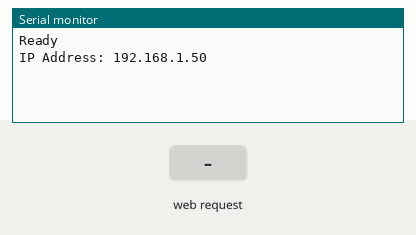
The sketch below on a simulated ESP32. Parts: the last lines printed to the serial monitor. The test bench sets the inputs (shaded band). WiFi joins after 1.5 s; servers stay silent unless stated; storage starts empty.

Above: at 2.7 s.
2.8 s: HTTP request GET /get?text=1 received
At 3.3 s:
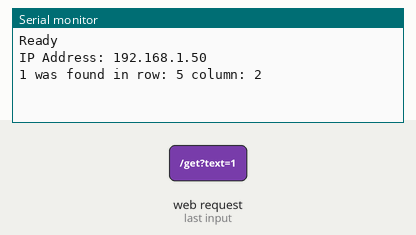
4.3 s: HTTP request GET /get?text=0 received
At 5.7 s:
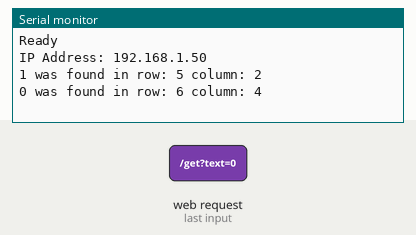

Measured:
- after the input at 2.8 s, the serial monitor: prints a new line at once (image 1)
- after the input at 4.3 s, the serial monitor: prints a new line at once (image 2)

The sketch:

keypad_test_driver.ino
```cpp
#include <Arduino.h>
#include <ESPAsyncWebServer.h>
#include "SPIFFS.h"
// for exp32
#include <WiFi.h>
#include <AsyncTCP.h>
// for esp8266
//#include <ESP8266WiFi.h>
//#include <ESPAsyncTCP.h>

const char* ssid = "";  // Enter SSID here
const char* password = "";  //Enter Password here
char incomingbyte1;
int characterLineCount = 0;

// Set web server port number to 80
AsyncWebServer server(80);

// Variable to store the HTTP request
String header;

// for async string handling
String inputMessage;
String inputParam;

const int ROWS = 8; // rows
const int COLS = 7; // columns

void notFound(AsyncWebServerRequest *request) {
  request->send(404, "text/plain", "Not found");
}

const char keys[ROWS][COLS] = {
  // ? is unknown
{'S','/','?','\a',' ','E','\b'}, // \a is alert bell E = word eraser
  {'S','z','x','c','v','b','n'}, //left shift
  {'L','a','s','d','f','g','h'}, //?
  {'T','q','w','e','r','t','y'}, //CODE
  {'M','1','2','3','4','5','6'}, //MARGIN
 {'7','8','9','0','-','=','\b'}, //\b = Backspace
 {'u','i','o','p','H','\r','j'}, //'H' = 1/2; ERASER
 {'k','l',';','\'','m',',','.'}  //CORRECT
};

//array of special characters that are reached by shift
const int SHKEYS = 13; // special keys
// euro becomes gulden xd
const char shiftkeys[SHKEYS] = {'!','@','€','$','%','^','&','*','(',')','_','+','?'};
const char shiftkeyskeys[SHKEYS] = {'1','2','3','4','5','6','7','8','9','0','-','=','/'};

// pin 34 35? led?
//                COLUMN   1  2  3  4  5  6  7
const int colPins[COLS] = {18,17,16,4 ,21,2 ,15};
//                   ROW   1  2  3  4  5  6  7  8
const int rowPins[ROWS] = {13,32,33,25,26,27,14,12};

void typeKey(char key) {
  for (int col = 0; col < COLS; col++) {
    for (int row = 0; row < ROWS; row++) {
      if (keys[row][col] == key) {
        Serial.print(key);
        Serial.print(" was found in row: ");
        Serial.print(row+1);
        Serial.print(" column: ");
        Serial.println(col+1);
        digitalWrite(rowPins[row], HIGH);
        digitalWrite(colPins[col], HIGH);
        delay(50);
        digitalWrite(rowPins[row], LOW);
        digitalWrite(colPins[col], LOW);
        delay(50); // delay between pressing keys
        characterLineCount++;
        if (key == '\r') {
            characterLineCount = 0;
        }
        return;
      }
    }
  }
  Serial.print(key);
  Serial.println(" was not found in lookup table");
  return;
}

void pressShift(int i) {
  if (i) {
    // shit does not seem to work so use the lock key
    typeKey('L');
    // if i = 1 press shift
    // Serial.println("Shift is pressed");
    // digitalWrite(rowPins[0], HIGH);
    // digitalWrite(colPins[2], HIGH);
    // delay(50);
  }
  else {
    typeKey('L');
    // if i = 0 release shift
    // Serial.println("shift is released");
    // digitalWrite(rowPins[0], LOW);
    // digitalWrite(colPins[2], LOW);
    // delay(50);
  }
}

void parseKey(char key) {
  if (isUpperCase(key)) {
    // key is uppercase
    pressShift(1);
    key = key + 32; //convert to lower case (ASCII)
    typeKey(key);
    pressShift(0);
    return;
  }
  else {
    // check if the key is under a special key
    for (int shkey = 0; shkey < SHKEYS; shkey++) {
      if (shiftkeys[shkey] == key) {
        pressShift(1);
        typeKey(shiftkeyskeys[shkey]);
        pressShift(0);
        return;
      }
    }
    // no special key, just type it
    typeKey(key);
    return;
  }
}

void setup() {
  Serial.begin(115200);
  // initialize the output pins:
  for (int i = 0; i < COLS; i++) {
    pinMode(colPins[i], OUTPUT);
    digitalWrite(colPins[i], LOW);
  }
  for (int i = 0; i < ROWS; i++) {
    pinMode(rowPins[i], OUTPUT);
    digitalWrite(rowPins[i], LOW);
  }
  // Initialize SPIFFS
  if(!SPIFFS.begin(true)){
    Serial.println("An Error has occurred while mounting SPIFFS");
    return;
  }
  Serial.println("Ready");
  WiFi.mode(WIFI_STA);
  WiFi.begin(ssid, password);
  if (WiFi.waitForConnectResult() != WL_CONNECTED) {
    Serial.println("WiFi Failed!");
    return;
  }
  Serial.println();
  Serial.print("IP Address: ");
  Serial.println(WiFi.localIP());

  // Send web page with input fields to client
  server.on("/", HTTP_GET, [](AsyncWebServerRequest *request){
    request->send(SPIFFS, "/index.html", "text/html");
  });
  // Route to load style.css file
  server.on("/style.css", HTTP_GET, [](AsyncWebServerRequest *request){
    request->send(SPIFFS, "/style.css", "text/css");
  });
  // Send a GET request to <ESP_IP>/get?input1=<inputMessage>
  server.on("/get", HTTP_GET, [] (AsyncWebServerRequest *request) {
    // GET input1 value on <ESP_IP>/get?input1=<inputMessage>
    if (request->hasParam("text")) {
      inputMessage = request->getParam("text")->value();
      inputParam = "text";
    }
    else {
      inputMessage = "";
      inputParam = "none";
    }
    //Serial.println(inputMessage);
    // inputMessage was set, main loop will handle printing it
    // parseString(inputMessage);
    request->send(200, "text/html", "HTTP GET request sent to typewriter on input field ("
                                     + inputParam + ") with value: " + inputMessage +
                                     "<br><a href=\"/\">Return to Home Page</a>");
  });
  server.onNotFound(notFound);
  server.begin();
}

void loop() {
  // in order to avoid watchdog messages,
  // don't print using function but print in main loop
  while (inputMessage.length() != 0) {
    // Serial.print(inputMessage.length());
    parseKey(inputMessage[0]);
    inputMessage.remove(0,1);
    if (characterLineCount >= 80) {
        // for portrait A4 at space 12, should make this a setting on webpage
        typeKey('\r');
    }
  }
  delay(10);
}

//   if
//   if(Serial.available() > 0){
//     incomingbyte1 = Serial.read();
//     parseKey(char(incomingbyte1));
//   }
//   delay(10);
```
